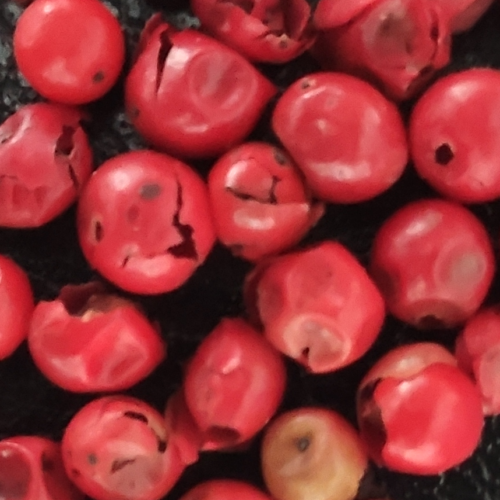
#> input picture 60_Grainsize_project/DL_data/100_data/test/10/pepper2_m_1.8_s_1.1.bmp, 500 x 500 px
$ python -i CL_load.py   (imports and definitions only)
#> lines starting #> are read from the running program, lines starting #| are printed output that depends on the picture; after the words box and inside, x2 and y2 are one past the last pixel; in counts of white or black regions, pixels touching at a corner belong together
# -*- coding: utf-8 -*-
"""
Created on Wed Jul 15 22:14:45 2020

@author: hto_r
"""

# =============================================================================
# GLobal imports
# =============================================================================
import numpy as np
from PIL import Image, ImageFilter

# =============================================================================
#
# =============================================================================
def load_func(file, threshold=100, max_filter=3):
    """Function to load a .bmp image and preprocess it
    args:
        file: string with file name that includes a mean , m, and a stadard deviaton s
            The images within the folder must be labelled as in the following label
            1pepper_m_1.6_s_1.5.bmp

            where
            the value after m corresponds to the log10(mean size in pixel)
            the value after s corresponds to the log10(object counts)

    returns
        img_array: preprocessed image array
        m: string extracted from the file name corresponding to the log(mean radius)
        s: string extracted from the file name corresponding to the log(counts)
    """
#> called with threshold = 100, max_filter = 3
    imgfile=file.split('\\')[-1]
    m = imgfile.split('_')[2]
    ss= imgfile.split('_')[4]
    s = ss.split('.bmp')[0]

    img = Image.open(file)
#> img is the input picture: PIL image 500x500 RGB; mean R, G, B 152.4, 50.8, 54.3
   #
    npImage= np.array(Image.open(file).convert('L'))
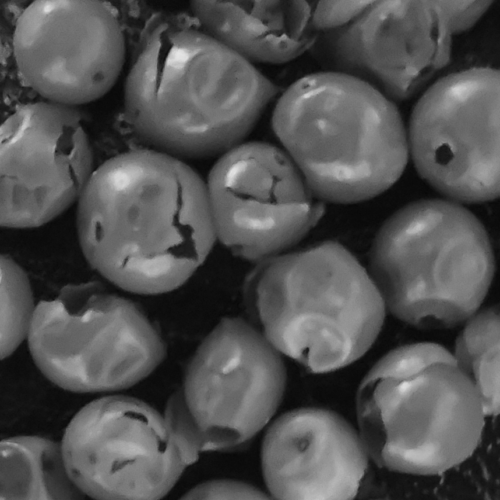
#> npImage: shape (500, 500); min 8, max 229, mean 81.6
    #Get brightness range
    px_min=np.min(npImage)
#> px_min = 8
    px_max=np.max(npImage)
#> px_max = 229
    #Make a Look up table to scale the image values
    LUT=np.zeros(256, dtype=np.uint8)
    LUT[px_min:px_max+1]=np.linspace(start=0,
                                     stop=255,
                                     num=(px_max-px_min)+1,
                                     endpoint=True,
                                     dtype=np.uint8)
    #Apply LUT and save resulting Image
    img = Image.fromarray(LUT[npImage])
#> img: PIL image 500x500 L
    #find edges
    img= img.filter(ImageFilter.FIND_EDGES)
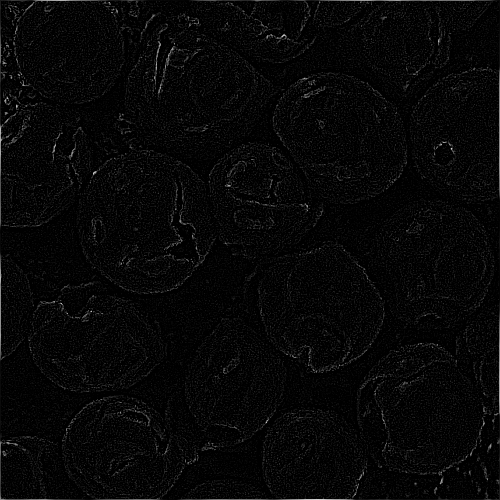
#> img: PIL image 500x500 L; min 0, max 213, mean 7
    #binarize
    def pixelProc(intensity):
        """
        simple threshold function
        """
        th=threshold
        if intensity > th:
            return 255
        else:
            return 0

    img = img.split()[0].point(pixelProc)
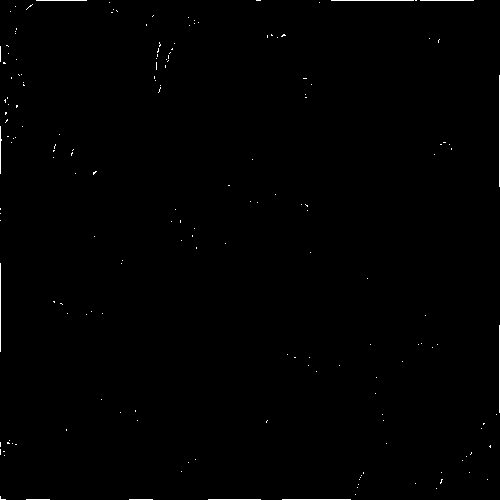
#> img: PIL image 500x500 L; 0.42% white in thin lines or dots

    #dilation
    img= img.filter(ImageFilter.MaxFilter(max_filter))
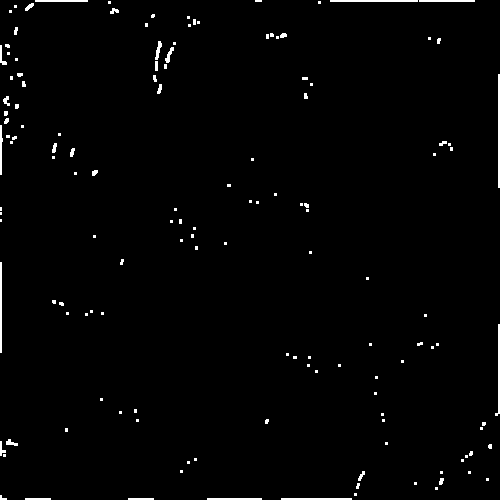
#> img: PIL image 500x500 L; 1.4% white; 140 white regions (103 under 20 px), largest, box (x1, y1, x2, y2) and area: (498, 74, 500, 188) 228, (495, 324, 500, 416) 189, (0, 262, 2, 353) 182

    img_array=np.array(img)
    #activate to see the image after treatmen
    #img.show()

    return img_array, m, s


>>> result = load_func('../DL_data/100_data/test/10/pepper2_m_1.8_s_1.1.bmp')

$ run again, on 60_Grainsize_project/DL_data/100_data/test/10/pepper3_m_1.8_s_1.1.bmp
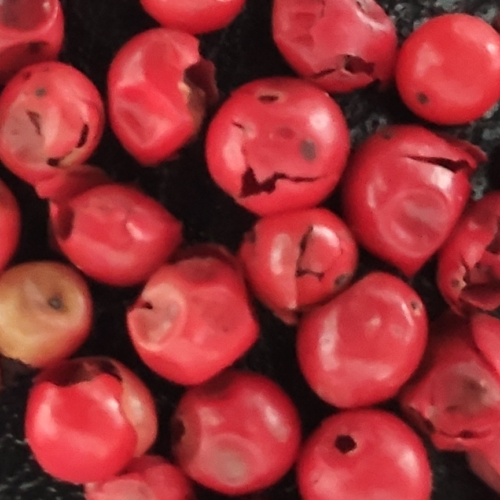
#> input picture 60_Grainsize_project/DL_data/100_data/test/10/pepper3_m_1.8_s_1.1.bmp, 500 x 500 px
#> in load_func, img is the input picture: PIL image 500x500 RGB; mean R, G, B 152.4, 50.8, 54.3
#> in load_func, `npImage= np.array(Image.open(file).convert('L'))`:
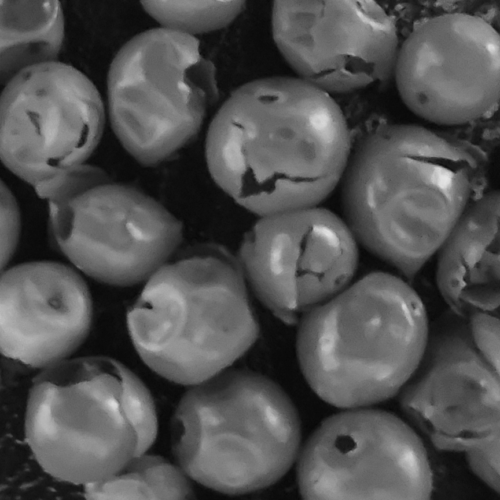
#> npImage: shape (500, 500); min 8, max 229, mean 81.6
#> px_min = 8
#> px_max = 229
#> in load_func, `img= img.filter(ImageFilter.MaxFilter(max_filter))`:
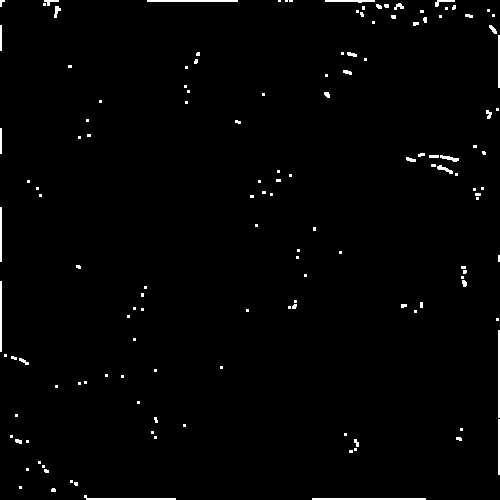
#> img: PIL image 500x500 L; 1.4% white; 140 white regions (103 under 20 px), largest, box (x1, y1, x2, y2) and area: (312, 498, 426, 500) 228, (84, 495, 176, 500) 189, (147, 0, 238, 2) 182

$ run again, on 60_Grainsize_project/DL_data/100_data/test/10/pepper4_m_1.8_s_1.1.bmp
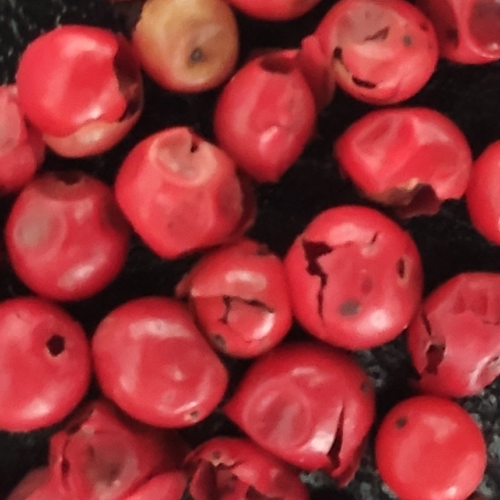
#> input picture 60_Grainsize_project/DL_data/100_data/test/10/pepper4_m_1.8_s_1.1.bmp, 500 x 500 px
#> in load_func, img is the input picture: PIL image 500x500 RGB; mean R, G, B 152.4, 50.8, 54.3
#> in load_func, `npImage= np.array(Image.open(file).convert('L'))`:
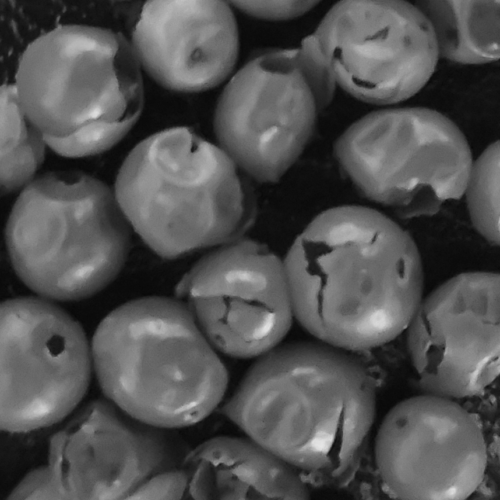
#> npImage: shape (500, 500); min 8, max 229, mean 81.6
#> px_min = 8
#> px_max = 229
#> in load_func, `img= img.filter(ImageFilter.MaxFilter(max_filter))`:
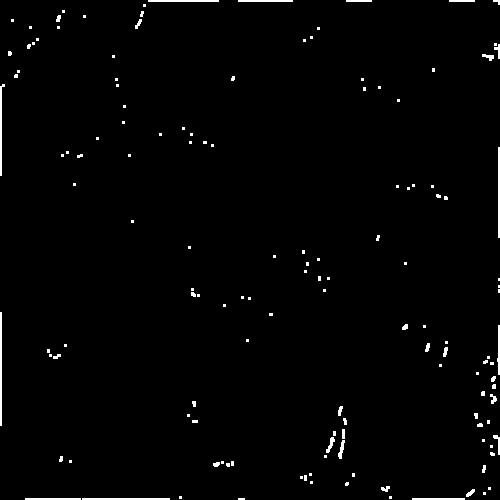
#> img: PIL image 500x500 L; 1.4% white; 140 white regions (103 under 20 px), largest, box (x1, y1, x2, y2) and area: (0, 312, 2, 426) 228, (0, 84, 5, 176) 189, (498, 147, 500, 238) 182

$ run again, on 60_Grainsize_project/DL_data/100_data/test/10/pepper5_m_1.8_s_1.1.bmp
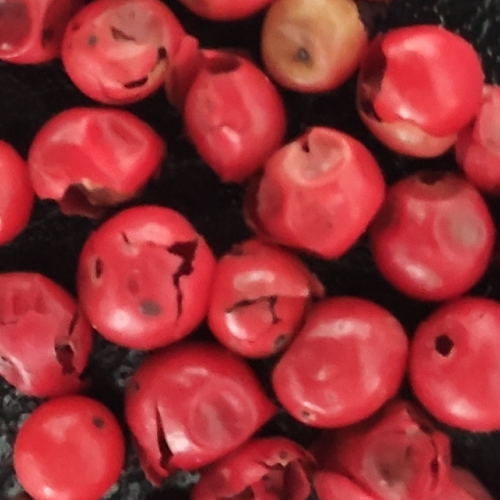
#> input picture 60_Grainsize_project/DL_data/100_data/test/10/pepper5_m_1.8_s_1.1.bmp, 500 x 500 px
#> in load_func, img is the input picture: PIL image 500x500 RGB; mean R, G, B 152.4, 50.8, 54.3
#> in load_func, `npImage= np.array(Image.open(file).convert('L'))`:
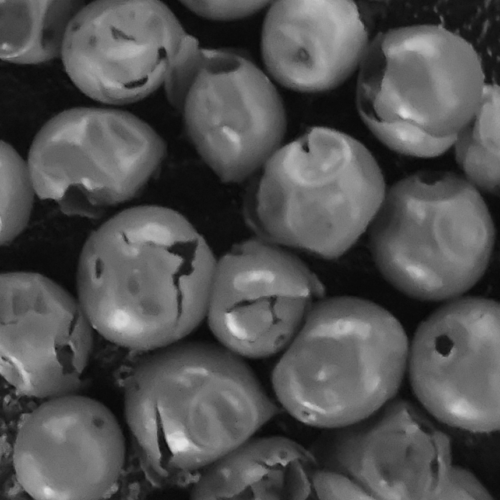
#> npImage: shape (500, 500); min 8, max 229, mean 81.6
#> px_min = 8
#> px_max = 229
#> in load_func, `img= img.filter(ImageFilter.MaxFilter(max_filter))`:
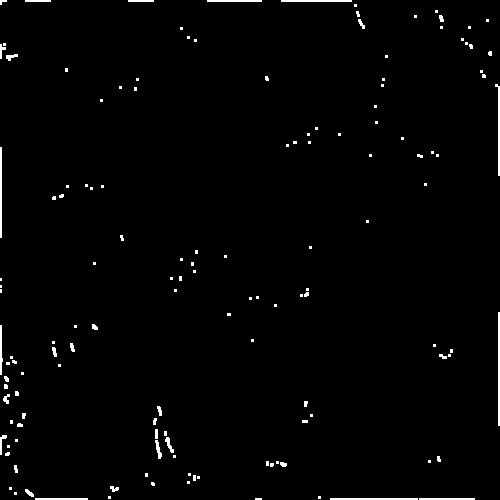
#> img: PIL image 500x500 L; 1.4% white; 140 white regions (103 under 20 px), largest, box (x1, y1, x2, y2) and area: (498, 312, 500, 426) 228, (495, 84, 500, 176) 189, (0, 147, 2, 238) 182
